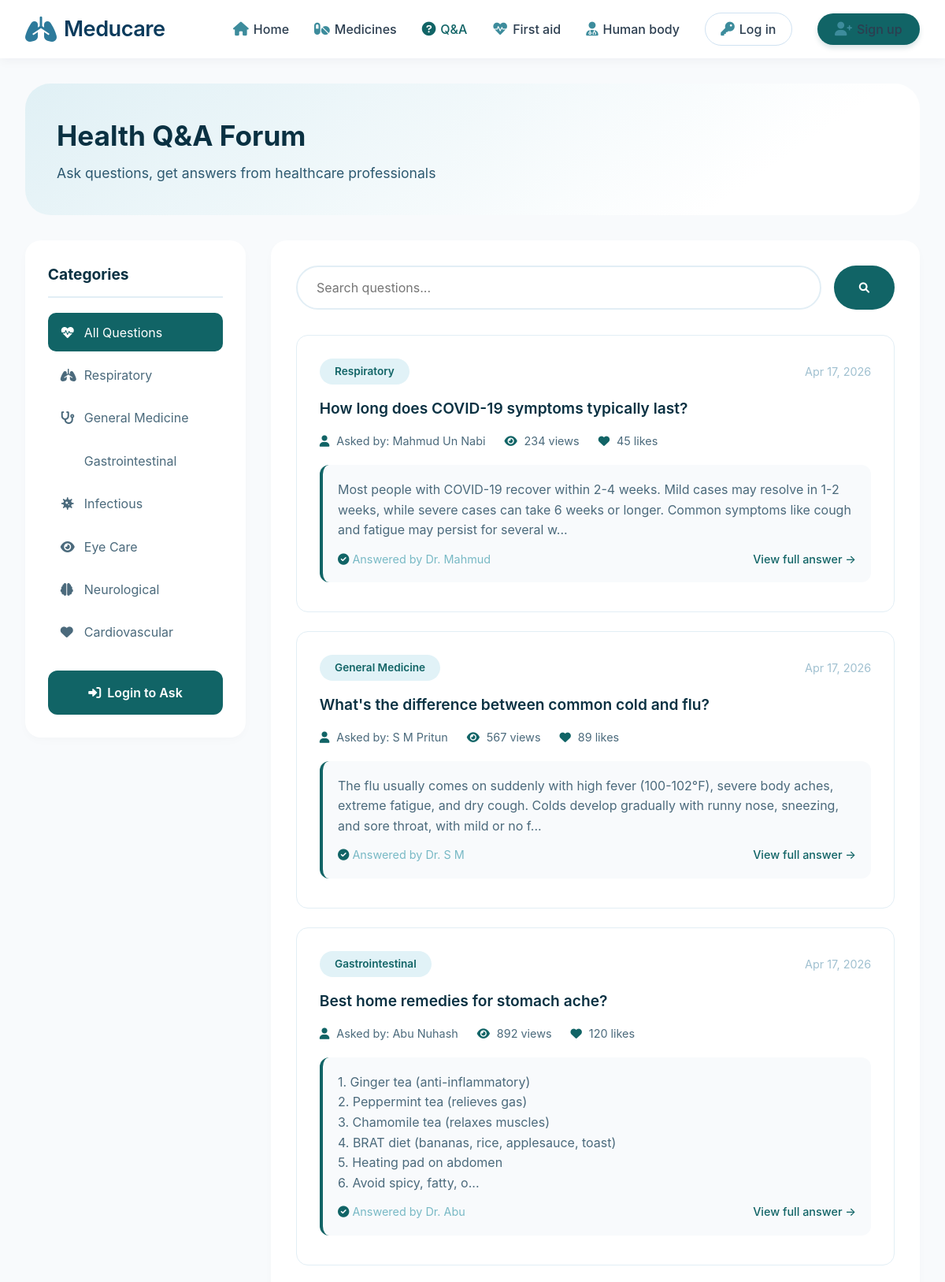
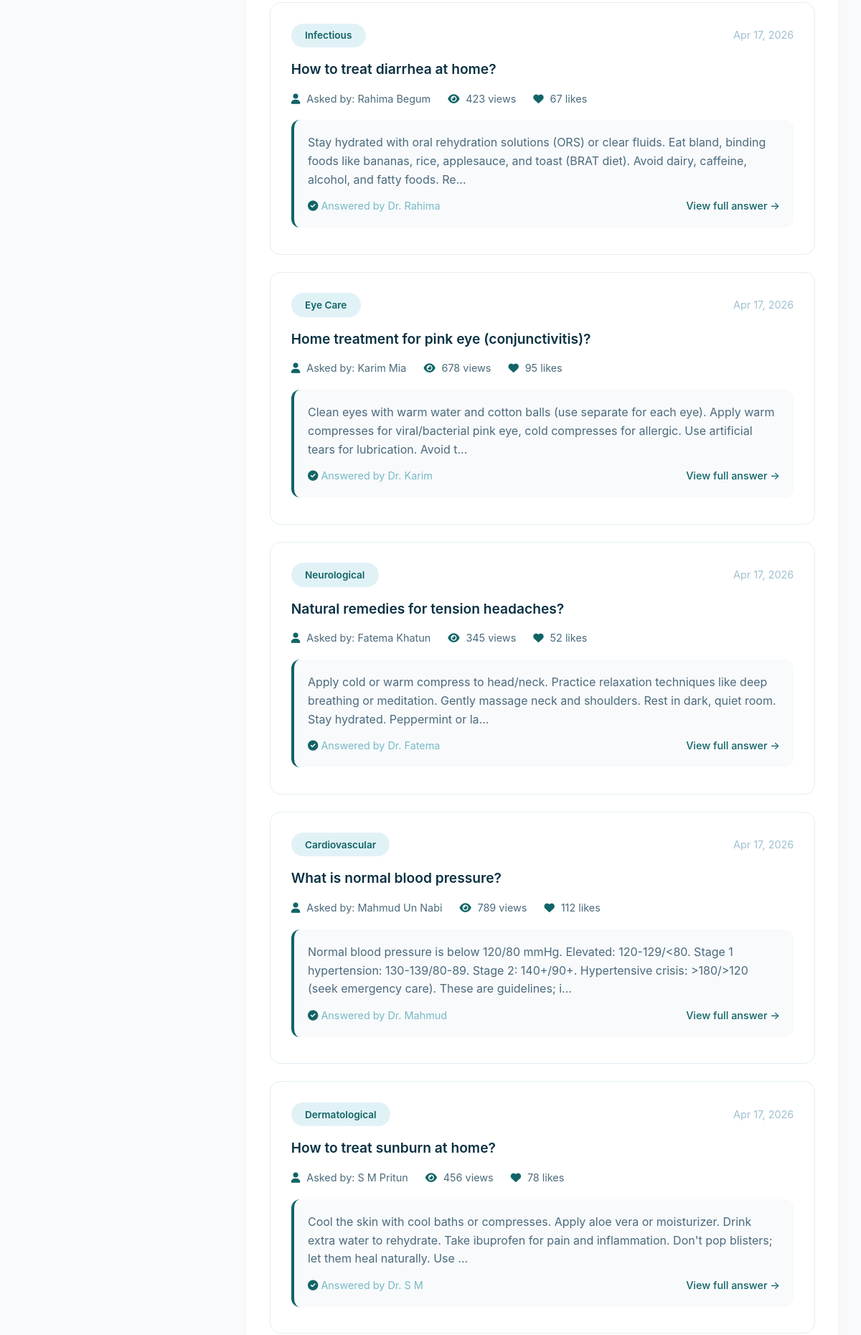
/qa.php (upper part), run on the app's committed database (2 pictures, top to bottom).
### tables this page shows
CREATE TABLE qa (
    qa_id INT AUTO_INCREMENT PRIMARY KEY,
    user_id INT NOT NULL,
    category VARCHAR(50),
    question TEXT NOT NULL,
    answer TEXT,
    answered_by INT,
    views INT DEFAULT 0,
    likes INT DEFAULT 0,
    status ENUM('pending', 'answered', 'closed') DEFAULT 'pending',
    created_at TIMESTAMP DEFAULT CURRENT_TIMESTAMP,
    answered_at TIMESTAMP NULL,
    FOREIGN KEY (user_id) REFERENCES users(user_id),
    FOREIGN KEY (answered_by) REFERENCES users(user_id)
);

CREATE TABLE users (
    user_id INT AUTO_INCREMENT PRIMARY KEY,
    first_name VARCHAR(50) NOT NULL,
    last_name VARCHAR(50) NOT NULL,
    email VARCHAR(100) UNIQUE NOT NULL,
    phone VARCHAR(20),
    password VARCHAR(255) NOT NULL,
    role ENUM('patient', 'admin') DEFAULT 'patient',
    profile_pic VARCHAR(255),
    address TEXT,
    city VARCHAR(50),
    blood_group ENUM('A+', 'A-', 'B+', 'B-', 'AB+', 'AB-', 'O+', 'O-'),
    date_of_birth DATE,
    emergency_contact VARCHAR(20),
    created_at TIMESTAMP DEFAULT CURRENT_TIMESTAMP,
    updated_at TIMESTAMP DEFAULT CURRENT_TIMESTAMP ON UPDATE CURRENT_TIMESTAMP
);

### qa.php (the view, shortened to what this page needs)
<?php
require_once 'includes/db_connect.php';
$category = isset($_GET['category']) ? $_GET['category'] : 'All';
$search = isset($_GET['search']) ? $_GET['search'] : '';
$query = "SELECT q.*, u.first_name, u.last_name,
          (SELECT COUNT(*) FROM qa WHERE status = 'pending') as pending_count
          FROM qa q
          JOIN users u ON q.user_id = u.user_id
          WHERE q.status = 'answered'";
$query .= " ORDER BY q.created_at DESC";
$result = $conn->query($query);
$categories = ['Respiratory', 'General Medicine', 'Gastrointestinal', 'Infectious', 'Eye Care', 'Neurological', 'Cardiovascular'];
?>
<!DOCTYPE html>
<html lang="en">
<head>
    <link rel="stylesheet" href="https://cdnjs.cloudflare.com/ajax/libs/font-awesome/6.0.0-beta3/css/all.min.css">
    <link rel="stylesheet" href="assets/css/qa.css">
</head>
<body>
    <?php include 'includes/navbar.php'; ?>
    <main class="container">
        <div class="page-header">
            <h1>Health Q&A Forum</h1>
            <p>Ask questions, get answers from healthcare professionals</p>
        </div>
        <div class="qa-container">
            <div class="qa-sidebar">
                <h3>Categories</h3>
                <ul class="category-list">
                    <li>
                        <a href="qa.php" class="category-item <?php echo $category == 'All' ? 'active' : ''; ?>">
                                                        <i class="fas fa-heartbeat"></i>
                            All Questions
                        </a>
                    </li>
                    <?php foreach($categories as $cat): ?>
                    <li>
                        <a href="qa.php?category=<?php echo urlencode($cat); ?>"
                           class="category-item <?php echo $category == $cat ? 'active' : ''; ?>">
                            <i class="fas fa-<?php
                                echo $cat == 'Respiratory' ? 'lungs' :
                                    ($cat == 'General Medicine' ? 'stethoscope' :
                                    ($cat == 'Gastrointestinal' ? 'stomach' :
                                    ($cat == 'Infectious' ? 'virus' :
                                    ($cat == 'Eye Care' ? 'eye' :
                                    ($cat == 'Neurological' ? 'brain' : 'heart')))));
                            ?>"></i>
                            <?php echo $cat; ?>
                        </a>
                    </li>
                    <?php endforeach; ?>
                </ul>
                <?php if(isset($_SESSION['user_id'])): ?>
                <button class="ask-question-btn" onclick="openAskQuestionModal()">
                    <i class="fas fa-plus"></i> Ask a Question
                </button>
                <?php else: ?>
                <a href="login.php" class="ask-question-btn" style="text-align: center; text-decoration: none;">
                    <i class="fas fa-sign-in-alt"></i> Login to Ask
                </a>
                <?php endif; ?>
            </div>
            <div class="qa-main">
                <div class="qa-search">
                    <form method="GET" action="qa.php" style="display: flex; gap: 1rem; width: 100%;">
                        <input type="text" name="search" placeholder="Search questions..."
                               value="<?php echo htmlspecialchars($search); ?>">
                        <button type="submit"><i class="fas fa-search"></i></button>
                    </form>
                </div>
                <div id="qaList">
                    <?php if($result->num_rows > 0): ?>
                        <?php while($qa = $result->fetch_assoc()): ?>
                        <div class="question-card">
                            <div class="question-header">
                                <span class="question-category"><?php echo htmlspecialchars($qa['category']); ?></span>
                                <span class="question-date"><?php echo date('M d, Y', strtotime($qa['created_at'])); ?></span>
                            </div>
                            <h3 class="question-title"><?php echo htmlspecialchars($qa['question']); ?></h3>
                            <div class="question-meta">
                                <span><i class="fas fa-user"></i> Asked by: <?php echo htmlspecialchars($qa['first_name'] . ' ' . $qa['last_name']); ?></span>
                                <span><i class="fas fa-eye"></i> <?php echo $qa['views']; ?> views</span>
                                <span><i class="fas fa-heart"></i> <?php echo $qa['likes']; ?> likes</span>
                            </div>
                            <div class="answer-preview">
                                <p><?php echo nl2br(htmlspecialchars(substr($qa['answer'], 0, 200))); ?>...</p>
                                <div class="answer-meta">
                                    <span><i class="fas fa-check-circle" style="color: #116466;"></i> Answered by Dr. <?php echo htmlspecialchars($qa['first_name']); ?></span>
                                    <a href="#" class="view-full-answer" onclick="viewFullAnswer(<?php echo $qa['qa_id']; ?>)">View full answer →</a>
                                </div>
                            </div>
                        </div>
                        <?php endwhile; ?>
                    <?php else: ?>
                        <p style="text-align: center; color: #4b6a7c; padding: 2rem;">No questions found.</p>
                    <?php endif; ?>
                </div>
            </div>
        </div>
    </main>
</body>
</html>

### assets/css/qa.css (style rules this page uses)
.page-header { background: linear-gradient(145deg, #e0f0f5 0%, #ffffff 80%); border-radius: 32px; padding: 2.5rem; margin-bottom: 2rem; }
.page-header h1 { font-size: 2.2rem; color: #0a3142; margin-bottom: 0.5rem; }
.page-header p { color: #2d5970; font-size: 1.1rem; }
.qa-container { display: grid; grid-template-columns: 280px 1fr; gap: 2rem; margin-top: 2rem; }
.qa-sidebar { background: white; border-radius: 20px; padding: 1.8rem; height: fit-content; position: sticky; top: 100px; box-shadow: 0 4px 12px rgba(0,0,0,0.02); }
.qa-sidebar h3 { color: #0a3142; margin-bottom: 1.2rem; font-size: 1.2rem; padding-bottom: 0.8rem; border-bottom: 2px solid #e2eef5; }
.category-list { list-style: none; margin-bottom: 1.5rem; }
.category-list li { margin-bottom: 0.3rem; }
.category-item { padding: 0.8rem 1rem; border-radius: 10px; cursor: pointer; transition: 0.2s; display: flex; align-items: center; gap: 10px; color: #4b6a7c; text-decoration: none; width: 100%; }
.category-item.active { background: #116466; color: white; }
.category-item i { width: 20px; font-size: 1rem; }
.ask-question-btn { width: 100%; padding: 1rem; background: #116466; color: white; border: none; border-radius: 12px; font-weight: 600; margin-top: 1rem; cursor: pointer; transition: 0.2s; display: flex; align-items: center; justify-content: center; gap: 8px; font-size: 1rem; }
.qa-main { background: white; border-radius: 20px; padding: 2rem; box-shadow: 0 4px 12px rgba(0,0,0,0.02); }
.qa-search { margin-bottom: 2rem; }
.qa-search form { display: flex; gap: 1rem; }
.qa-search input { flex: 1; padding: 1rem 1.5rem; border: 2px solid #e2eef5; border-radius: 50px; font-size: 1rem; outline: none; transition: 0.2s; }
.qa-search button { background: #116466; color: white; border: none; padding: 0 2rem; border-radius: 50px; cursor: pointer; transition: 0.2s; display: flex; align-items: center; gap: 8px; font-weight: 600; }
.question-card { border: 1px solid #e2eef5; border-radius: 15px; padding: 1.8rem; margin-bottom: 1.5rem; transition: 0.3s; }
.question-header { display: flex; justify-content: space-between; align-items: center; margin-bottom: 1rem; flex-wrap: wrap; gap: 1rem; }
.question-category { background: #e1f2f7; color: #116466; padding: 0.4rem 1.2rem; border-radius: 20px; font-size: 0.85rem; font-weight: 600; }
.question-date { color: #a0c0d0; font-size: 0.9rem; }
.question-title { font-size: 1.2rem; font-weight: 600; color: #0a3142; margin-bottom: 1rem; line-height: 1.5; }
.question-meta { display: flex; gap: 1.5rem; margin-bottom: 1.2rem; color: #4b6a7c; font-size: 0.9rem; flex-wrap: wrap; }
.question-meta i { color: #116466; margin-right: 0.3rem; }
.answer-preview { background: #f8fafc; padding: 1.2rem; border-radius: 12px; margin: 1rem 0 0.5rem; border-left: 4px solid #116466; }
.answer-preview p { color: #4b6a7c; margin-bottom: 0.8rem; line-height: 1.6; }
.answer-meta { display: flex; justify-content: space-between; align-items: center; color: #78b9c5; font-size: 0.9rem; flex-wrap: wrap; gap: 1rem; }
.view-full-answer { color: #116466; text-decoration: none; font-weight: 500; display: inline-flex; align-items: center; gap: 5px; }

### assets/css/navbar.css (style rules this page uses)
* { margin: 0; padding: 0; box-sizing: border-box; font-family: -apple-system, BlinkMacSystemFont, 'Segoe UI', Roboto, Oxygen, Ubuntu, Cantarell, 'Open Sans', 'Helvetica Neue', sans-serif; }
body { background-color: #f8fafc; color: #1e293b; line-height: 1.5; }
.container { max-width: 1300px; margin: 0 auto; padding: 2rem; }

### data on the page
qa: category "Respiratory", created_at "Apr 17, 2026", question "How long does COVID-19 symptoms typically last?", user.last_name "Mahmud Un Nabi", views "234", likes "45", answer "Most people with COVID-19 recover within 2-4 weeks. Mild cases may resolve in 1-2 weeks, while severe cases can take 6 weeks or longer. Common symptoms like cough and fatigue may persist for several w", user.first_name "Mahmud"
qa: category "General Medicine", created_at "Apr 17, 2026", question "What's the difference between common cold and flu?", user.last_name "S M Pritun", views "567", likes "89", answer "The flu usually comes on suddenly with high fever (100-102°F), severe body aches, extreme fatigue, and dry cough. Colds develop gradually with runny nose, sneezing, and sore throat, with mild or no f", user.first_name "S M"
qa: category "Gastrointestinal", created_at "Apr 17, 2026", question "Best home remedies for stomach ache?", user.last_name "Abu Nuhash", views "892", likes "120", answer "1. Ginger tea (anti-inflammatory) 2. Peppermint tea (relieves gas) 3. Chamomile tea (relaxes muscles) 4. BRAT diet (bananas, rice, applesauce, toast) 5. Heating pad on abdomen 6. Avoid spicy, fatty, o", user.first_name "Abu"
qa: category "Infectious", created_at "Apr 17, 2026", question "How to treat diarrhea at home?", user.last_name "Rahima Begum", views "423", likes "67", answer "Stay hydrated with oral rehydration solutions (ORS) or clear fluids. Eat bland, binding foods like bananas, rice, applesauce, and toast (BRAT diet). Avoid dairy, caffeine, alcohol, and fatty foods. Re", user.first_name "Rahima"
qa: category "Eye Care", created_at "Apr 17, 2026", question "Home treatment for pink eye (conjunctivitis)?", user.last_name "Karim Mia", views "678", likes "95", answer "Clean eyes with warm water and cotton balls (use separate for each eye). Apply warm compresses for viral/bacterial pink eye, cold compresses for allergic. Use artificial tears for lubrication. Avoid t", user.first_name "Karim"
qa: category "Neurological", created_at "Apr 17, 2026", question "Natural remedies for tension headaches?", user.last_name "Fatema Khatun", views "345", likes "52", answer "Apply cold or warm compress to head/neck. Practice relaxation techniques like deep breathing or meditation. Gently massage neck and shoulders. Rest in dark, quiet room. Stay hydrated. Peppermint or la", user.first_name "Fatema"
qa: category "Cardiovascular", created_at "Apr 17, 2026", question "What is normal blood pressure?", user.last_name "Mahmud Un Nabi", views "789", likes "112", answer "Normal blood pressure is below 120/80 mmHg. Elevated: 120-129/<80. Stage 1 hypertension: 130-139/80-89. Stage 2: 140+/90+. Hypertensive crisis: >180/>120 (seek emergency care). These are guidelines; i", user.first_name "Mahmud"
qa: category "Dermatological", created_at "Apr 17, 2026", question "How to treat sunburn at home?", user.last_name "S M Pritun", views "456", likes "78", answer "Cool the skin with cool baths or compresses. Apply aloe vera or moisturizer. Drink extra water to rehydrate. Take ibuprofen for pain and inflammation. Don't pop blisters; let them heal naturally. Use", user.first_name "S M"

### other printed values
$cat "Respiratory"
$cat "General Medicine"
$cat "Gastrointestinal"
$cat "Infectious"
$cat "Eye Care"
$cat "Neurological"
$cat "Cardiovascular"
